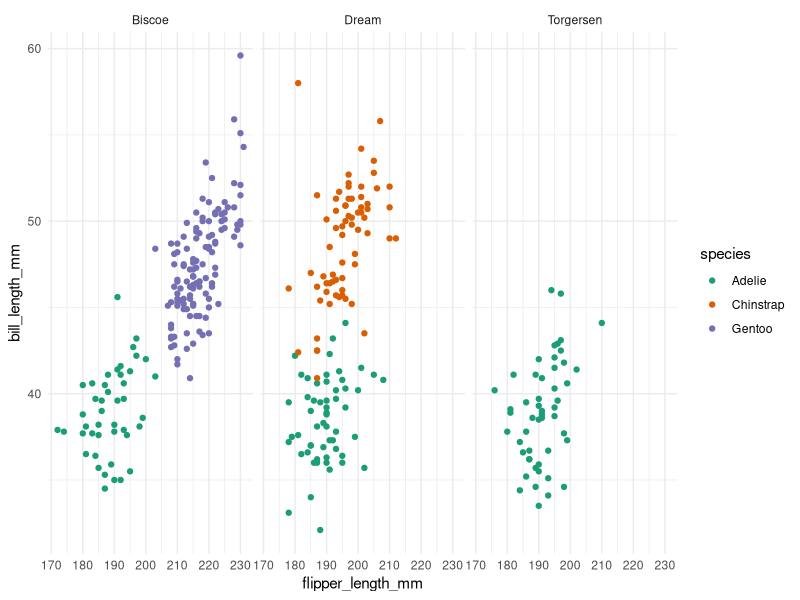

This chart was generated by the following R code:
## ---- chunk 1
#| label: fig-penguins
#| fig-caption: "Penguin Bill Length against Flipper Length. coloured by species. Each dot represents the bill length and flipper length of a penguin, coloured by species (Adelie, Chinstrap, Gentoo), and facetted by the three islands (Biscoe, Dream, Torgensen). We learn that not all three species are present on all islands, only Adelie is present on each. Adelie generally has the smallest flipper and bill length of the penguins, with chinstrap and gentoo being similar. Flipper length is correlated with bill length."
#| echo: fenced
library(palmerpenguins)
library(ggplot2)
ggplot(penguins,
       aes(x = flipper_length_mm,
           y = bill_length_mm,
           colour = species)) + 
  geom_point() + 
  scale_color_brewer(palette = "Dark2") +
  theme_minimal() + 
  facet_wrap(~island)
